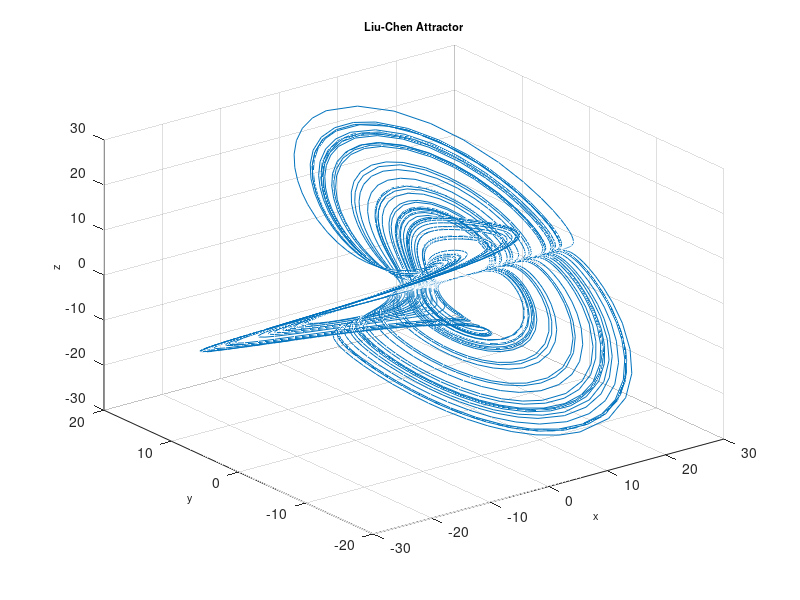

The MATLAB source for this figure:
function Liu
%==========================================================================
% Matlab program to plot a phase portrait of the 3D chaotic system
%==========================================================================
clear
clc
clf
%==================== Parameters ==========================================
a = 0.4; b=12; c=5;
%===================== Initial conditions =================================
initial=[-0.1, 0.1, 0.2]; 
% =============== Solves ODEs =============================================
deq1=@(t,x) [a*x(1)-x(2)*x(3); -b*x(2)+x(1)*x(3); -c*x(3)+x(1)*x(2)];
[~,sol] = ode45(deq1,[0, 1000],initial);
%============= Runs simulation ============================================
    plot3(sol(:,1),sol(:,2),sol(:,3)),grid
    title('Liu-Chen Attractor','fontsize',8)
    xlabel('x','fontsize',8)
    ylabel('y','fontsize',8)
    zlabel('z','fontsize',8)
%================= End of program =========================================